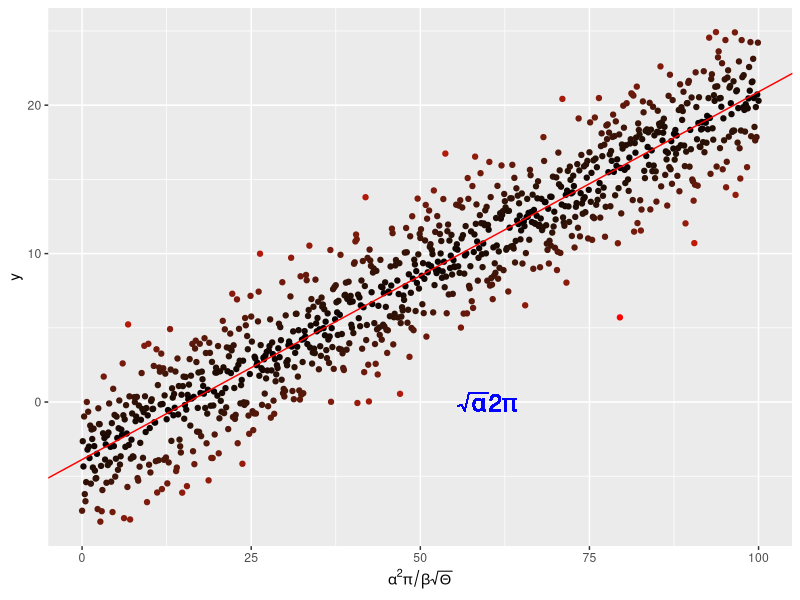

This figure's R source: (Note: this script raises an error after producing the figure.)
######## Mathematical notation on an axis and in plot area ##############

# performs a linear regression on some sample data, plots the data with 
# the regression line and then annotates the plot with a mathematical equation.

# Author: Lucy Goodyear (lucy.goodyear19@imperial.ac.uk)
# Version: 0.0.1

# clear workspace
rm(list=ls())

# imports
library(ggplot2)

# create some linear regression data
x <- seq(0, 100, by = 0.1)
y <- -4. + 0.25*x + 
    rnorm(length(x), mean = 0., sd = 2.5)

# put data in a dataframe
my_data <- data.frame(x = x, y = y)

# perform a linear regression
my_lm <- summary(lm(y ~ x, data = my_data))

# plot the data
p <- ggplot(my_data, aes(x = x, 
                         y = y,
                         colour = abs(my_lm$residual))) +
            geom_point() +
            scale_colour_gradient(low = "black", high = "red") +
            theme(legend.position = "none") +
            scale_x_continuous(expression(alpha^2 * pi / beta * sqrt(Theta)))

# add regresssion line
p <- p + geom_abline(intercept = my_lm$coefficients[1][1],
                     slope = my_lm$coefficients[2][1],
                     colour = "red")

# put the mathematical equation on the plot
p <- p + geom_text(aes(x = 60,
                       y = 0,
                       label = "sqrt(alpha) * 2 * pi"),
                       parse = TRUE,
                       size = 6,
                       colour = "blue")

# save result into a pdf
pdf("../Results/MyLinReg.pdf")
p + ggtitle("Plot with mathematical display")
dev.off()

